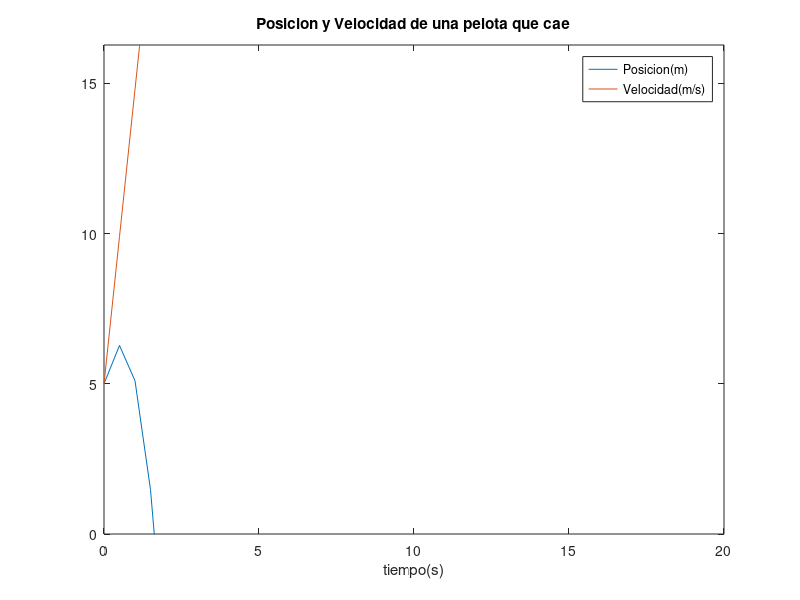

This chart was generated by the following MATLAB code:
%Genera un grafica de la evolucion de la poscion y la velocidad de un pelota que cae desde una altura h0 con una velocidad inicial v0.

t = 0:0.5:20;
h_0 = input('Ingrese la altura incial de la pelota en metros: ');
v_0 = input('Ingrese la velocidad inicial de la pelota en metros sobre segundos: ');
g = 9.8; %gravedad en la tierra.

h_f = ((1/2)*(-g).*(t.*t)) + (v_0.*t) + h_0; %ecuacion de la posicion de un objeto en caida libre.
v_f = (g.*t) + v_0; %ecuacion de la velocidad de un objeto en caida libre.



plot(t,h_f,t,v_f);
title('Posicion y Velocidad de una pelota que cae');
labels = {'Posicion(m)','Velocidad(m/s)'};
legend(labels);
xlabel('tiempo(s)');
ylim([0, max(h_f)+10]);
